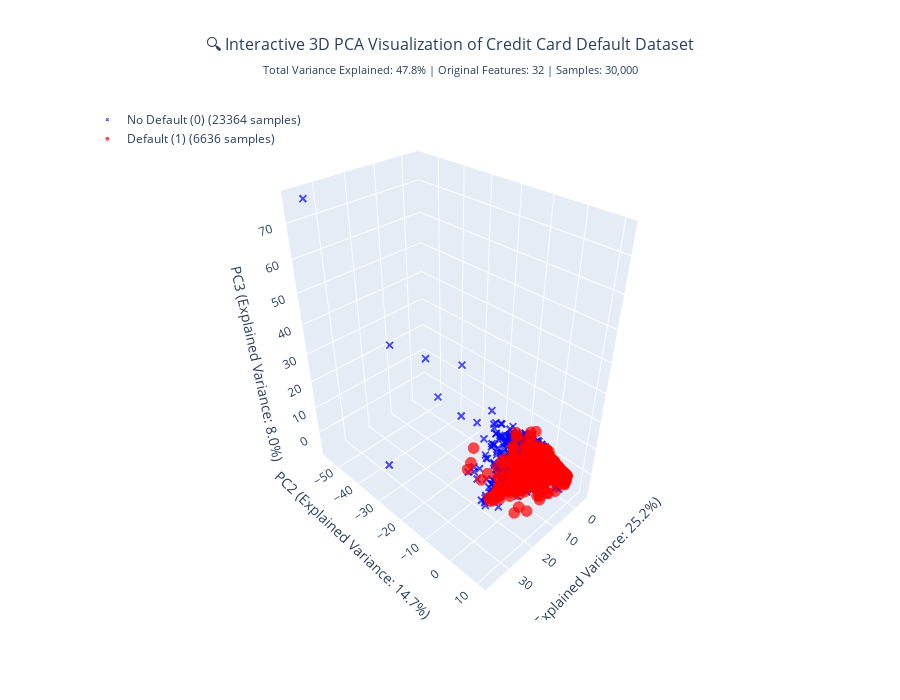
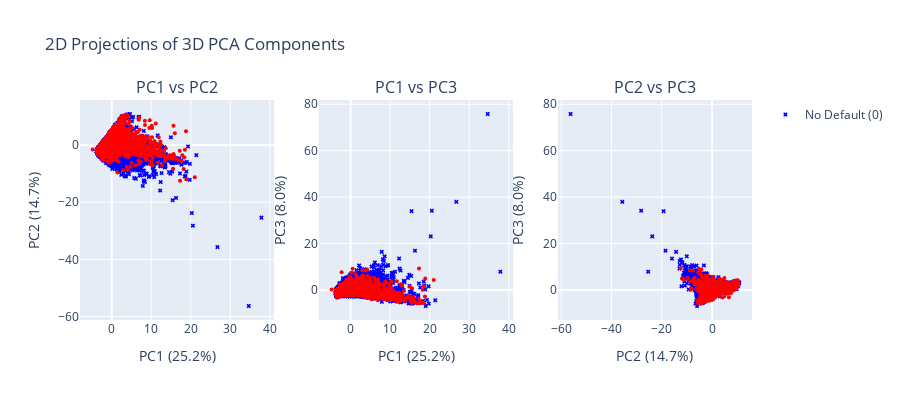

Notebook code for these charts, in order:
### Code cell
# do pca to get 3 features and plot the default value with circle for 1 and x for 0 against the 3 features from the pca. the graph should be interactable so i can move the prespective
from sklearn.decomposition import PCA
from sklearn.preprocessing import StandardScaler
import plotly.express as px
import plotly.graph_objects as go
import pandas as pd
import numpy as np

print("🔍 INTERACTIVE 3D PCA ANALYSIS AND VISUALIZATION")
print("="*55)

# Step 1: Prepare the data for PCA
X_features = df.drop('default', axis=1)
y_target = df['default']

# Step 2: Scale the features before PCA
print("Scaling features for PCA...")
scaler_pca = StandardScaler()
X_scaled = scaler_pca.fit_transform(X_features)

# Step 3: Apply PCA to reduce to 3 components
print("Applying PCA to reduce to 3 dimensions...")
pca = PCA(n_components=3, random_state=42)
X_pca = pca.fit_transform(X_scaled)

# Step 4: Print PCA information
print(f"Original features: {X_features.shape[1]}")
print(f"PCA components: {X_pca.shape[1]}")
print(f"Explained variance ratio: PC1={pca.explained_variance_ratio_[0]:.3f}, PC2={pca.explained_variance_ratio_[1]:.3f}, PC3={pca.explained_variance_ratio_[2]:.3f}")
print(f"Total explained variance: {pca.explained_variance_ratio_.sum():.3f} ({pca.explained_variance_ratio_.sum()*100:.1f}%)")

# Step 5: Create DataFrame for Plotly
pca_df = pd.DataFrame({
    'PC1': X_pca[:, 0],
    'PC2': X_pca[:, 1], 
    'PC3': X_pca[:, 2],
    'Default': y_target.map({0: 'No Default (0)', 1: 'Default (1)'})
})

# Step 6: Create interactive 3D scatter plot
print("\nCreating interactive 3D visualization...")
fig = go.Figure()

# Add traces for each class
for default_status in ['No Default (0)', 'Default (1)']:
    data_subset = pca_df[pca_df['Default'] == default_status]
    
    if default_status == 'No Default (0)':
        marker_symbol = 'x'
        color = 'blue'
        marker_size = 3
    else:
        marker_symbol = 'circle'
        color = 'red'
        marker_size = 4
    
    fig.add_trace(go.Scatter3d(
        x=data_subset['PC1'],
        y=data_subset['PC2'],
        z=data_subset['PC3'],
        mode='markers',
        marker=dict(
            size=marker_size,
            color=color,
            symbol=marker_symbol,
            opacity=0.7
        ),
        name=f'{default_status} ({len(data_subset)} samples)',
        hovertemplate=f'<b>{default_status}</b><br>' +
                     'PC1: %{x:.2f}<br>' +
                     'PC2: %{y:.2f}<br>' +
                     'PC3: %{z:.2f}<extra></extra>'
    ))

# Update layout for better visualization
fig.update_layout(
    title={
        'text': '🔍 Interactive 3D PCA Visualization of Credit Card Default Dataset<br>' +
               f'<sub>Total Variance Explained: {pca.explained_variance_ratio_.sum():.1%} | ' +
               f'Original Features: {X_features.shape[1]} | Samples: {len(df):,}</sub>',
        'x': 0.5,
        'font': {'size': 16}
    },
    scene=dict(
        xaxis_title=f'PC1 (Explained Variance: {pca.explained_variance_ratio_[0]:.1%})',
        yaxis_title=f'PC2 (Explained Variance: {pca.explained_variance_ratio_[1]:.1%})',
        zaxis_title=f'PC3 (Explained Variance: {pca.explained_variance_ratio_[2]:.1%})',
        camera=dict(
            eye=dict(x=1.5, y=1.5, z=1.5)
        )
    ),
    width=900,
    height=700,
    legend=dict(
        yanchor="top",
        y=0.99,
        xanchor="left",
        x=0.01
    )
)

# Show the interactive plot
fig.show()

# Step 7: Print feature importance (top contributors to each PC)
feature_names = X_features.columns

print(f"\n📊 FEATURE CONTRIBUTIONS TO PRINCIPAL COMPONENTS")
print("="*55)

for i in range(3):
    pc_contributions = pd.DataFrame({
        'Feature': feature_names,
        f'PC{i+1}_Loading': pca.components_[i]
    }).reindex(pca.components_[i].argsort()[::-1])
    
    print(f"\n🔹 TOP 5 FEATURES CONTRIBUTING TO PC{i+1}:")
    print(pc_contributions.head().to_string(index=False))

# Step 8: Create 2D projections for comparison
print(f"\nCreating 2D projections for comparison...")

# Create subplots for 2D views
import plotly.subplots as sp

fig_2d = sp.make_subplots(
    rows=1, cols=3,
    subplot_titles=['PC1 vs PC2', 'PC1 vs PC3', 'PC2 vs PC3'],
    specs=[[{'type': 'scatter'}, {'type': 'scatter'}, {'type': 'scatter'}]]
)

# PC1 vs PC2
for default_status in ['No Default (0)', 'Default (1)']:
    data_subset = pca_df[pca_df['Default'] == default_status]
    color = 'blue' if default_status == 'No Default (0)' else 'red'
    symbol = 'x' if default_status == 'No Default (0)' else 'circle'
    
    fig_2d.add_trace(
        go.Scatter(x=data_subset['PC1'], y=data_subset['PC2'],
                  mode='markers', marker=dict(color=color, symbol=symbol, size=4),
                  name=default_status, showlegend=True if default_status == 'No Default (0)' else False),
        row=1, col=1
    )

# PC1 vs PC3
for default_status in ['No Default (0)', 'Default (1)']:
    data_subset = pca_df[pca_df['Default'] == default_status]
    color = 'blue' if default_status == 'No Default (0)' else 'red'
    symbol = 'x' if default_status == 'No Default (0)' else 'circle'
    
    fig_2d.add_trace(
        go.Scatter(x=data_subset['PC1'], y=data_subset['PC3'],
                  mode='markers', marker=dict(color=color, symbol=symbol, size=4),
                  name=default_status, showlegend=False),
        row=1, col=2
    )

# PC2 vs PC3
for default_status in ['No Default (0)', 'Default (1)']:
    data_subset = pca_df[pca_df['Default'] == default_status]
    color = 'blue' if default_status == 'No Default (0)' else 'red'
    symbol = 'x' if default_status == 'No Default (0)' else 'circle'
    
    fig_2d.add_trace(
        go.Scatter(x=data_subset['PC2'], y=data_subset['PC3'],
                  mode='markers', marker=dict(color=color, symbol=symbol, size=4),
                  name=default_status, showlegend=False),
        row=1, col=3
    )

# Update 2D layout
fig_2d.update_xaxes(title_text=f'PC1 ({pca.explained_variance_ratio_[0]:.1%})', row=1, col=1)
fig_2d.update_yaxes(title_text=f'PC2 ({pca.explained_variance_ratio_[1]:.1%})', row=1, col=1)
fig_2d.update_xaxes(title_text=f'PC1 ({pca.explained_variance_ratio_[0]:.1%})', row=1, col=2)
fig_2d.update_yaxes(title_text=f'PC3 ({pca.explained_variance_ratio_[2]:.1%})', row=1, col=2)
fig_2d.update_xaxes(title_text=f'PC2 ({pca.explained_variance_ratio_[1]:.1%})', row=1, col=3)
fig_2d.update_yaxes(title_text=f'PC3 ({pca.explained_variance_ratio_[2]:.1%})', row=1, col=3)

fig_2d.update_layout(
    title_text='2D Projections of 3D PCA Components',
    height=400,
    showlegend=True
)

fig_2d.show()

print(f"\n✅ Interactive 3D PCA visualization completed!")
print(f"📊 Summary: {pca.explained_variance_ratio_.sum()*100:.1f}% of variance explained with 3 components")
print(f"🔍 Use mouse to rotate, zoom, and pan the 3D plot!")
print(f"🎯 Hover over points to see detailed information")

### Figure 1 — Plotly figure (JSON) as saved in the notebook; plotly's stock layout.template omitted (floating-point values rounded to 4 significant figures; data arrays with more than 128 entries replaced by an {"elided": "..."} marker saying what was removed)
{"data": [{"hovertemplate": "<b>No Default (0)</b><br>PC1: %{x:.2f}<br>PC2: %{y:.2f}<br>PC3: %{z:.2f}<extra></extra>", "marker": {"color": "blue", "opacity": 0.7, "size": 3, "symbol": "x"}, "mode": "markers", "name": "No Default (0) (23364 samples)", "type": "scatter3d", "x": {"elided": "23364 float values"}, "y": {"elided": "23364 float values"}, "z": {"elided": "23364 float values"}}, {"hovertemplate": "<b>Default (1)</b><br>PC1: %{x:.2f}<br>PC2: %{y:.2f}<br>PC3: %{z:.2f}<extra></extra>", "marker": {"color": "red", "opacity": 0.7, "size": 4, "symbol": "circle"}, "mode": "markers", "name": "Default (1) (6636 samples)", "type": "scatter3d", "x": {"elided": "6636 float values"}, "y": {"elided": "6636 float values"}, "z": {"elided": "6636 float values"}}], "layout": {"height": 700, "legend": {"x": 0.01, "xanchor": "left", "y": 0.99, "yanchor": "top"}, "scene": {"camera": {"eye": {"x": 1.5, "y": 1.5, "z": 1.5}}, "xaxis": {"title": {"text": "PC1 (Explained Variance: 25.2%)"}}, "yaxis": {"title": {"text": "PC2 (Explained Variance: 14.7%)"}}, "zaxis": {"title": {"text": "PC3 (Explained Variance: 8.0%)"}}}, "title": {"font": {"size": 16}, "text": "🔍 Interactive 3D PCA Visualization of Credit Card Default Dataset<br><sub>Total Variance Explained: 47.8% | Original Features: 32 | Samples: 30,000</sub>", "x": 0.5}, "width": 900}}

### Figure 2 — Plotly figure (JSON) as saved in the notebook; plotly's stock layout.template omitted (floating-point values rounded to 4 significant figures; data arrays with more than 128 entries replaced by an {"elided": "..."} marker saying what was removed)
{"data": [{"marker": {"color": "blue", "size": 4, "symbol": "x"}, "mode": "markers", "name": "No Default (0)", "showlegend": true, "type": "scatter", "x": {"elided": "23364 float values"}, "xaxis": "x", "y": {"elided": "23364 float values"}, "yaxis": "y"}, {"marker": {"color": "red", "size": 4, "symbol": "circle"}, "mode": "markers", "name": "Default (1)", "showlegend": false, "type": "scatter", "x": {"elided": "6636 float values"}, "xaxis": "x", "y": {"elided": "6636 float values"}, "yaxis": "y"}, {"marker": {"color": "blue", "size": 4, "symbol": "x"}, "mode": "markers", "name": "No Default (0)", "showlegend": false, "type": "scatter", "x": {"elided": "23364 float values"}, "xaxis": "x2", "y": {"elided": "23364 float values"}, "yaxis": "y2"}, {"marker": {"color": "red", "size": 4, "symbol": "circle"}, "mode": "markers", "name": "Default (1)", "showlegend": false, "type": "scatter", "x": {"elided": "6636 float values"}, "xaxis": "x2", "y": {"elided": "6636 float values"}, "yaxis": "y2"}, {"marker": {"color": "blue", "size": 4, "symbol": "x"}, "mode": "markers", "name": "No Default (0)", "showlegend": false, "type": "scatter", "x": {"elided": "23364 float values"}, "xaxis": "x3", "y": {"elided": "23364 float values"}, "yaxis": "y3"}, {"marker": {"color": "red", "size": 4, "symbol": "circle"}, "mode": "markers", "name": "Default (1)", "showlegend": false, "type": "scatter", "x": {"elided": "6636 float values"}, "xaxis": "x3", "y": {"elided": "6636 float values"}, "yaxis": "y3"}], "layout": {"annotations": [{"font": {"size": 16}, "showarrow": false, "text": "PC1 vs PC2", "x": 0.1444, "xanchor": "center", "xref": "paper", "y": 1, "yanchor": "bottom", "yref": "paper"}, {"font": {"size": 16}, "showarrow": false, "text": "PC1 vs PC3", "x": 0.5, "xanchor": "center", "xref": "paper", "y": 1, "yanchor": "bottom", "yref": "paper"}, {"font": {"size": 16}, "showarrow": false, "text": "PC2 vs PC3", "x": 0.8556, "xanchor": "center", "xref": "paper", "y": 1, "yanchor": "bottom", "yref": "paper"}], "height": 400, "showlegend": true, "title": {"text": "2D Projections of 3D PCA Components"}, "xaxis": {"anchor": "y", "domain": [0, 0.2889], "title": {"text": "PC1 (25.2%)"}}, "xaxis2": {"anchor": "y2", "domain": [0.3556, 0.6444], "title": {"text": "PC1 (25.2%)"}}, "xaxis3": {"anchor": "y3", "domain": [0.7111, 1], "title": {"text": "PC2 (14.7%)"}}, "yaxis": {"anchor": "x", "domain": [0, 1], "title": {"text": "PC2 (14.7%)"}}, "yaxis2": {"anchor": "x2", "domain": [0, 1], "title": {"text": "PC3 (8.0%)"}}, "yaxis3": {"anchor": "x3", "domain": [0, 1], "title": {"text": "PC3 (8.0%)"}}}}
